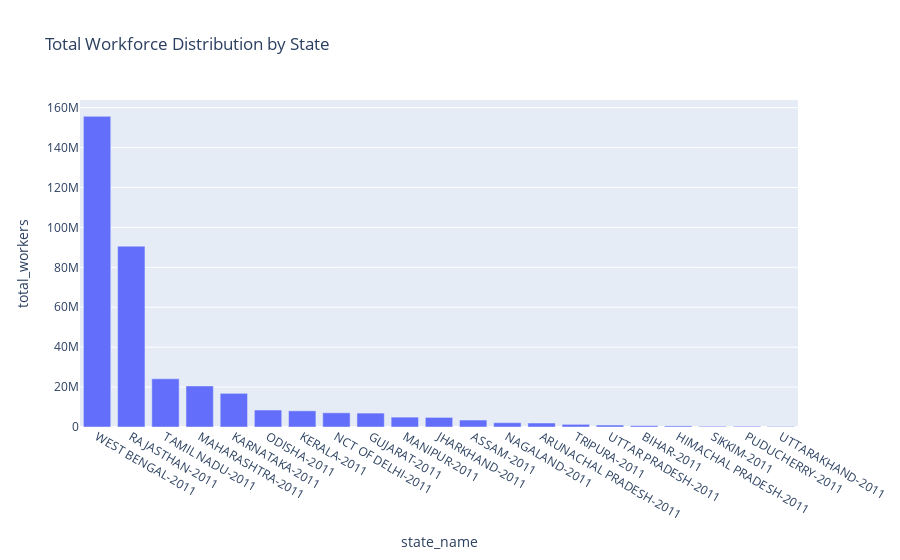

This figure's notebook cell:
### Code cell
#Bar Chart – Workforce by State
fig_state = px.bar(
    state_workforce,
    x="state_name",
    y="total_workers",
    title="Total Workforce Distribution by State",
)

fig_state.show()

### Figure 1 — Plotly figure (JSON) as saved in the notebook; plotly's stock layout.template omitted (floating-point values rounded to 4 significant figures)
{"data": [{"hovertemplate": "state_name=%{x}<br>total_workers=%{y}<extra></extra>", "legendgroup": "", "marker": {"color": "#636efa", "pattern": {"shape": ""}}, "name": "", "orientation": "v", "showlegend": false, "textposition": "auto", "type": "bar", "x": ["WEST BENGAL-2011", "RAJASTHAN-2011", "TAMIL NADU-2011", "MAHARASHTRA-2011", "KARNATAKA-2011", "ODISHA-2011", "KERALA-2011", "NCT OF DELHI-2011", "GUJARAT-2011", "MANIPUR-2011", "JHARKHAND-2011", "ASSAM-2011", "NAGALAND-2011", "ARUNACHAL PRADESH-2011", "TRIPURA-2011", "UTTAR PRADESH-2011", "BIHAR-2011", "HIMACHAL PRADESH-2011", "SIKKIM-2011", "PUDUCHERRY-2011", "UTTARAKHAND-2011"], "xaxis": "x", "y": [155631048, 90605568, 24153768, 20584792, 16861952, 8513128, 8095736, 7119912, 6975664, 4943240, 4804256, 3492632, 2152496, 1998144, 1336488, 987416, 666664, 550768, 365840, 355568, 279648], "yaxis": "y"}], "layout": {"barmode": "relative", "legend": {"tracegroupgap": 0}, "title": {"text": "Total Workforce Distribution by State"}, "xaxis": {"anchor": "y", "domain": [0, 1], "title": {"text": "state_name"}}, "yaxis": {"anchor": "x", "domain": [0, 1], "title": {"text": "total_workers"}}}}
